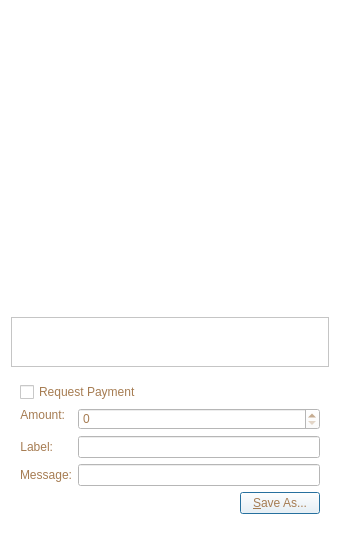
<?xml version="1.0" encoding="UTF-8"?>
<ui version="4.0">
 <class>QRCodeDialog</class>
 <widget class="QDialog" name="QRCodeDialog">
  <property name="geometry">
   <rect>
    <x>0</x>
    <y>0</y>
    <width>340</width>
    <height>530</height>
   </rect>
  </property>
  <property name="windowTitle">
   <string>QR Code Dialog</string>
  </property>
  <property name="styleSheet">
   <string notr="true">background-color: white;
color: rgb(166, 124, 82);</string>
  </property>
  <layout class="QVBoxLayout" name="verticalLayout_3">
   <item>
    <widget class="QLabel" name="lblQRCode">
     <property name="sizePolicy">
      <sizepolicy hsizetype="Expanding" vsizetype="Expanding">
       <horstretch>0</horstretch>
       <verstretch>0</verstretch>
      </sizepolicy>
     </property>
     <property name="minimumSize">
      <size>
       <width>300</width>
       <height>300</height>
      </size>
     </property>
     <property name="textFormat">
      <enum>Qt::PlainText</enum>
     </property>
     <property name="alignment">
      <set>Qt::AlignCenter</set>
     </property>
     <property name="wordWrap">
      <bool>true</bool>
     </property>
    </widget>
   </item>
   <item>
    <widget class="QPlainTextEdit" name="outUri">
     <property name="sizePolicy">
      <sizepolicy hsizetype="Expanding" vsizetype="Minimum">
       <horstretch>0</horstretch>
       <verstretch>0</verstretch>
      </sizepolicy>
     </property>
     <property name="minimumSize">
      <size>
       <width>0</width>
       <height>50</height>
      </size>
     </property>
     <property name="tabChangesFocus">
      <bool>true</bool>
     </property>
     <property name="textInteractionFlags">
      <set>Qt::TextSelectableByKeyboard|Qt::TextSelectableByMouse</set>
     </property>
    </widget>
   </item>
   <item>
    <widget class="QWidget" name="widget" native="true">
     <layout class="QVBoxLayout" name="verticalLayout_2">
      <item>
       <widget class="QCheckBox" name="chkReqPayment">
        <property name="enabled">
         <bool>true</bool>
        </property>
        <property name="text">
         <string>Request Payment</string>
        </property>
       </widget>
      </item>
      <item>
       <layout class="QFormLayout" name="formLayout">
        <property name="fieldGrowthPolicy">
         <enum>QFormLayout::AllNonFixedFieldsGrow</enum>
        </property>
        <item row="1" column="0">
         <widget class="QLabel" name="lblLabel">
          <property name="text">
           <string>Label:</string>
          </property>
          <property name="textFormat">
           <enum>Qt::PlainText</enum>
          </property>
          <property name="alignment">
           <set>Qt::AlignRight|Qt::AlignTrailing|Qt::AlignVCenter</set>
          </property>
          <property name="buddy">
           <cstring>lnLabel</cstring>
          </property>
         </widget>
        </item>
        <item row="1" column="1">
         <widget class="QLineEdit" name="lnLabel"/>
        </item>
        <item row="2" column="0">
         <widget class="QLabel" name="lblMessage">
          <property name="text">
           <string>Message:</string>
          </property>
          <property name="textFormat">
           <enum>Qt::PlainText</enum>
          </property>
          <property name="alignment">
           <set>Qt::AlignRight|Qt::AlignTrailing|Qt::AlignVCenter</set>
          </property>
          <property name="buddy">
           <cstring>lnMessage</cstring>
          </property>
         </widget>
        </item>
        <item row="2" column="1">
         <widget class="QLineEdit" name="lnMessage"/>
        </item>
        <item row="0" column="0">
         <widget class="QLabel" name="lblAmount">
          <property name="sizePolicy">
           <sizepolicy hsizetype="Preferred" vsizetype="Maximum">
            <horstretch>0</horstretch>
            <verstretch>0</verstretch>
           </sizepolicy>
          </property>
          <property name="text">
           <string>Amount:</string>
          </property>
          <property name="textFormat">
           <enum>Qt::PlainText</enum>
          </property>
          <property name="alignment">
           <set>Qt::AlignRight|Qt::AlignTrailing|Qt::AlignVCenter</set>
          </property>
          <property name="buddy">
           <cstring>lnReqAmount</cstring>
          </property>
         </widget>
        </item>
        <item row="0" column="1">
         <widget class="BitcoinAmountField" name="lnReqAmount">
          <property name="enabled">
           <bool>false</bool>
          </property>
          <property name="minimumSize">
           <size>
            <width>80</width>
            <height>0</height>
           </size>
          </property>
         </widget>
        </item>
       </layout>
      </item>
      <item>
       <layout class="QHBoxLayout" name="horizontalLayout">
        <item>
         <spacer name="horizontalSpacer">
          <property name="orientation">
           <enum>Qt::Horizontal</enum>
          </property>
          <property name="sizeHint" stdset="0">
           <size>
            <width>40</width>
            <height>20</height>
           </size>
          </property>
         </spacer>
        </item>
        <item>
         <widget class="QPushButton" name="btnSaveAs">
          <property name="text">
           <string>&amp;Save As...</string>
          </property>
         </widget>
        </item>
       </layout>
      </item>
     </layout>
    </widget>
   </item>
  </layout>
 </widget>
 <customwidgets>
  <customwidget>
   <class>BitcoinAmountField</class>
   <extends>QSpinBox</extends>
   <header>bitcoinamountfield.h</header>
  </customwidget>
 </customwidgets>
 <resources/>
 <connections>
  <connection>
   <sender>chkReqPayment</sender>
   <signal>clicked(bool)</signal>
   <receiver>lnReqAmount</receiver>
   <slot>setEnabled(bool)</slot>
   <hints>
    <hint type="sourcelabel">
     <x>92</x>
     <y>285</y>
    </hint>
    <hint type="destinationlabel">
     <x>98</x>
     <y>311</y>
    </hint>
   </hints>
  </connection>
 </connections>
</ui>
